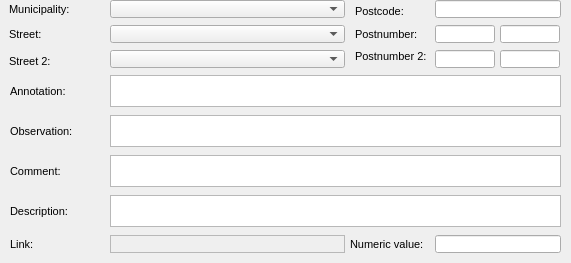
      <widget class="QWidget" name="page_52">
       <property name="geometry">
        <rect>
         <x>0</x>
         <y>0</y>
         <width>571</width>
         <height>263</height>
        </rect>
       </property>
       <attribute name="label">
        <string>Additional information</string>
       </attribute>
       <widget class="QLabel" name="label_streetaxis2_id">
        <property name="geometry">
         <rect>
          <x>9</x>
          <y>50</y>
          <width>83</width>
          <height>22</height>
         </rect>
        </property>
        <property name="font">
         <font>
          <pointsize>8</pointsize>
         </font>
        </property>
        <property name="frameShape">
         <enum>QFrame::NoFrame</enum>
        </property>
        <property name="frameShadow">
         <enum>QFrame::Plain</enum>
        </property>
        <property name="text">
         <string>Street 2:</string>
        </property>
        <property name="textFormat">
         <enum>Qt::AutoText</enum>
        </property>
        <property name="scaledContents">
         <bool>false</bool>
        </property>
        <property name="alignment">
         <set>Qt::AlignLeading|Qt::AlignLeft|Qt::AlignVCenter</set>
        </property>
        <property name="margin">
         <number>3</number>
        </property>
       </widget>
       <widget class="QLabel" name="label_comment">
        <property name="geometry">
         <rect>
          <x>10</x>
          <y>160</y>
          <width>90</width>
          <height>22</height>
         </rect>
        </property>
        <property name="font">
         <font>
          <pointsize>8</pointsize>
         </font>
        </property>
        <property name="frameShape">
         <enum>QFrame::NoFrame</enum>
        </property>
        <property name="frameShadow">
         <enum>QFrame::Plain</enum>
        </property>
        <property name="text">
         <string>Comment:</string>
        </property>
        <property name="textFormat">
         <enum>Qt::AutoText</enum>
        </property>
        <property name="scaledContents">
         <bool>false</bool>
        </property>
        <property name="alignment">
         <set>Qt::AlignLeading|Qt::AlignLeft|Qt::AlignVCenter</set>
        </property>
        <property name="margin">
         <number>3</number>
        </property>
       </widget>
       <widget class="QLabel" name="label_streetaxis_id">
        <property name="geometry">
         <rect>
          <x>9</x>
          <y>23</y>
          <width>99</width>
          <height>22</height>
         </rect>
        </property>
        <property name="font">
         <font>
          <pointsize>8</pointsize>
         </font>
        </property>
        <property name="frameShape">
         <enum>QFrame::NoFrame</enum>
        </property>
        <property name="frameShadow">
         <enum>QFrame::Plain</enum>
        </property>
        <property name="text">
         <string>Street:</string>
        </property>
        <property name="textFormat">
         <enum>Qt::AutoText</enum>
        </property>
        <property name="scaledContents">
         <bool>false</bool>
        </property>
        <property name="alignment">
         <set>Qt::AlignLeading|Qt::AlignLeft|Qt::AlignVCenter</set>
        </property>
        <property name="margin">
         <number>3</number>
        </property>
       </widget>
       <widget class="QLineEdit" name="postcode">
        <property name="geometry">
         <rect>
          <x>435</x>
          <y>0</y>
          <width>126</width>
          <height>18</height>
         </rect>
        </property>
        <property name="font">
         <font>
          <pointsize>8</pointsize>
         </font>
        </property>
        <property name="inputMask">
         <string/>
        </property>
        <property name="text">
         <string/>
        </property>
        <property name="frame">
         <bool>true</bool>
        </property>
       </widget>
       <widget class="QLabel" name="label_postcode">
        <property name="geometry">
         <rect>
          <x>355</x>
          <y>0</y>
          <width>83</width>
          <height>22</height>
         </rect>
        </property>
        <property name="font">
         <font>
          <pointsize>8</pointsize>
         </font>
        </property>
        <property name="frameShape">
         <enum>QFrame::NoFrame</enum>
        </property>
        <property name="frameShadow">
         <enum>QFrame::Plain</enum>
        </property>
        <property name="text">
         <string>Postcode:</string>
        </property>
        <property name="textFormat">
         <enum>Qt::AutoText</enum>
        </property>
        <property name="scaledContents">
         <bool>false</bool>
        </property>
        <property name="alignment">
         <set>Qt::AlignLeading|Qt::AlignLeft|Qt::AlignVCenter</set>
        </property>
        <property name="margin">
         <number>3</number>
        </property>
       </widget>
       <widget class="QLineEdit" name="num_value">
        <property name="geometry">
         <rect>
          <x>435</x>
          <y>235</y>
          <width>126</width>
          <height>18</height>
         </rect>
        </property>
        <property name="echoMode">
         <enum>QLineEdit::Normal</enum>
        </property>
       </widget>
       <widget class="QLineEdit" name="postcomplement">
        <property name="geometry">
         <rect>
          <x>500</x>
          <y>25</y>
          <width>60</width>
          <height>18</height>
         </rect>
        </property>
        <property name="font">
         <font>
          <pointsize>8</pointsize>
         </font>
        </property>
        <property name="inputMask">
         <string/>
        </property>
        <property name="text">
         <string/>
        </property>
        <property name="frame">
         <bool>true</bool>
        </property>
       </widget>
       <widget class="QLabel" name="label_muni_id">
        <property name="geometry">
         <rect>
          <x>9</x>
          <y>-2</y>
          <width>90</width>
          <height>22</height>
         </rect>
        </property>
        <property name="font">
         <font>
          <pointsize>8</pointsize>
         </font>
        </property>
        <property name="frameShape">
         <enum>QFrame::NoFrame</enum>
        </property>
        <property name="frameShadow">
         <enum>QFrame::Plain</enum>
        </property>
        <property name="text">
         <string>Municipality:</string>
        </property>
        <property name="textFormat">
         <enum>Qt::AutoText</enum>
        </property>
        <property name="scaledContents">
         <bool>false</bool>
        </property>
        <property name="alignment">
         <set>Qt::AlignLeading|Qt::AlignLeft|Qt::AlignVCenter</set>
        </property>
        <property name="margin">
         <number>3</number>
        </property>
       </widget>
       <widget class="QComboBox" name="muni_id">
        <property name="geometry">
         <rect>
          <x>110</x>
          <y>0</y>
          <width>235</width>
          <height>18</height>
         </rect>
        </property>
        <property name="font">
         <font>
          <pointsize>8</pointsize>
         </font>
        </property>
       </widget>
       <widget class="QLineEdit" name="postcomplement2">
        <property name="geometry">
         <rect>
          <x>500</x>
          <y>50</y>
          <width>60</width>
          <height>18</height>
         </rect>
        </property>
        <property name="font">
         <font>
          <pointsize>8</pointsize>
         </font>
        </property>
        <property name="inputMask">
         <string/>
        </property>
        <property name="text">
         <string/>
        </property>
        <property name="frame">
         <bool>true</bool>
        </property>
       </widget>
       <widget class="QComboBox" name="streetaxis2_id">
        <property name="geometry">
         <rect>
          <x>110</x>
          <y>50</y>
          <width>235</width>
          <height>18</height>
         </rect>
        </property>
        <property name="font">
         <font>
          <pointsize>8</pointsize>
         </font>
        </property>
       </widget>
       <widget class="QLabel" name="label_postnumber">
        <property name="geometry">
         <rect>
          <x>355</x>
          <y>23</y>
          <width>83</width>
          <height>22</height>
         </rect>
        </property>
        <property name="font">
         <font>
          <pointsize>8</pointsize>
         </font>
        </property>
        <property name="frameShape">
         <enum>QFrame::NoFrame</enum>
        </property>
        <property name="frameShadow">
         <enum>QFrame::Plain</enum>
        </property>
        <property name="text">
         <string>Postnumber:</string>
        </property>
        <property name="textFormat">
         <enum>Qt::AutoText</enum>
        </property>
        <property name="scaledContents">
         <bool>false</bool>
        </property>
        <property name="alignment">
         <set>Qt::AlignLeading|Qt::AlignLeft|Qt::AlignVCenter</set>
        </property>
        <property name="margin">
         <number>3</number>
        </property>
       </widget>
       <widget class="QLabel" name="label_num_value">
        <property name="geometry">
         <rect>
          <x>350</x>
          <y>233</y>
          <width>90</width>
          <height>22</height>
         </rect>
        </property>
        <property name="font">
         <font>
          <pointsize>8</pointsize>
         </font>
        </property>
        <property name="frameShape">
         <enum>QFrame::NoFrame</enum>
        </property>
        <property name="frameShadow">
         <enum>QFrame::Plain</enum>
        </property>
        <property name="text">
         <string>Numeric value:</string>
        </property>
        <property name="textFormat">
         <enum>Qt::AutoText</enum>
        </property>
        <property name="scaledContents">
         <bool>false</bool>
        </property>
        <property name="alignment">
         <set>Qt::AlignLeading|Qt::AlignLeft|Qt::AlignVCenter</set>
        </property>
        <property name="margin">
         <number>3</number>
        </property>
       </widget>
       <widget class="QTextEdit" name="annotation">
        <property name="geometry">
         <rect>
          <x>110</x>
          <y>75</y>
          <width>451</width>
          <height>32</height>
         </rect>
        </property>
        <property name="frameShape">
         <enum>QFrame::StyledPanel</enum>
        </property>
        <property name="frameShadow">
         <enum>QFrame::Raised</enum>
        </property>
       </widget>
       <widget class="QLabel" name="label_link">
        <property name="geometry">
         <rect>
          <x>10</x>
          <y>233</y>
          <width>90</width>
          <height>22</height>
         </rect>
        </property>
        <property name="font">
         <font>
          <pointsize>8</pointsize>
         </font>
        </property>
        <property name="frameShape">
         <enum>QFrame::NoFrame</enum>
        </property>
        <property name="frameShadow">
         <enum>QFrame::Plain</enum>
        </property>
        <property name="text">
         <string>Link:</string>
        </property>
        <property name="textFormat">
         <enum>Qt::AutoText</enum>
        </property>
        <property name="scaledContents">
         <bool>false</bool>
        </property>
        <property name="alignment">
         <set>Qt::AlignLeading|Qt::AlignLeft|Qt::AlignVCenter</set>
        </property>
        <property name="margin">
         <number>3</number>
        </property>
       </widget>
       <widget class="QLabel" name="label_observ">
        <property name="geometry">
         <rect>
          <x>10</x>
          <y>120</y>
          <width>90</width>
          <height>22</height>
         </rect>
        </property>
        <property name="font">
         <font>
          <pointsize>8</pointsize>
         </font>
        </property>
        <property name="frameShape">
         <enum>QFrame::NoFrame</enum>
        </property>
        <property name="frameShadow">
         <enum>QFrame::Plain</enum>
        </property>
        <property name="text">
         <string>Observation:</string>
        </property>
        <property name="textFormat">
         <enum>Qt::AutoText</enum>
        </property>
        <property name="scaledContents">
         <bool>false</bool>
        </property>
        <property name="alignment">
         <set>Qt::AlignLeading|Qt::AlignLeft|Qt::AlignVCenter</set>
        </property>
        <property name="margin">
         <number>3</number>
        </property>
       </widget>
       <widget class="QLabel" name="label_annotation">
        <property name="geometry">
         <rect>
          <x>10</x>
          <y>80</y>
          <width>90</width>
          <height>22</height>
         </rect>
        </property>
        <property name="font">
         <font>
          <pointsize>8</pointsize>
         </font>
        </property>
        <property name="frameShape">
         <enum>QFrame::NoFrame</enum>
        </property>
        <property name="frameShadow">
         <enum>QFrame::Plain</enum>
        </property>
        <property name="text">
         <string>Annotation:</string>
        </property>
        <property name="textFormat">
         <enum>Qt::AutoText</enum>
        </property>
        <property name="scaledContents">
         <bool>false</bool>
        </property>
        <property name="alignment">
         <set>Qt::AlignLeading|Qt::AlignLeft|Qt::AlignVCenter</set>
        </property>
        <property name="margin">
         <number>3</number>
        </property>
       </widget>
       <widget class="QLineEdit" name="postnumber2">
        <property name="geometry">
         <rect>
          <x>435</x>
          <y>50</y>
          <width>60</width>
          <height>18</height>
         </rect>
        </property>
        <property name="font">
         <font>
          <pointsize>8</pointsize>
         </font>
        </property>
        <property name="inputMask">
         <string/>
        </property>
        <property name="text">
         <string/>
        </property>
        <property name="frame">
         <bool>true</bool>
        </property>
       </widget>
       <widget class="QComboBox" name="streetaxis_id">
        <property name="geometry">
         <rect>
          <x>110</x>
          <y>25</y>
          <width>235</width>
          <height>18</height>
         </rect>
        </property>
        <property name="font">
         <font>
          <pointsize>8</pointsize>
         </font>
        </property>
       </widget>
       <widget class="QLineEdit" name="postnumber">
        <property name="geometry">
         <rect>
          <x>435</x>
          <y>25</y>
          <width>60</width>
          <height>18</height>
         </rect>
        </property>
        <property name="font">
         <font>
          <pointsize>8</pointsize>
         </font>
        </property>
        <property name="inputMask">
         <string/>
        </property>
        <property name="text">
         <string/>
        </property>
        <property name="frame">
         <bool>true</bool>
        </property>
       </widget>
       <widget class="QTextEdit" name="observ">
        <property name="geometry">
         <rect>
          <x>110</x>
          <y>115</y>
          <width>451</width>
          <height>32</height>
         </rect>
        </property>
       </widget>
       <widget class="QLabel" name="label_postnumber2">
        <property name="geometry">
         <rect>
          <x>355</x>
          <y>45</y>
          <width>85</width>
          <height>22</height>
         </rect>
        </property>
        <property name="font">
         <font>
          <pointsize>8</pointsize>
         </font>
        </property>
        <property name="frameShape">
         <enum>QFrame::NoFrame</enum>
        </property>
        <property name="frameShadow">
         <enum>QFrame::Plain</enum>
        </property>
        <property name="text">
         <string>Postnumber 2:</string>
        </property>
        <property name="textFormat">
         <enum>Qt::AutoText</enum>
        </property>
        <property name="scaledContents">
         <bool>false</bool>
        </property>
        <property name="alignment">
         <set>Qt::AlignLeading|Qt::AlignLeft|Qt::AlignVCenter</set>
        </property>
        <property name="margin">
         <number>3</number>
        </property>
       </widget>
       <widget class="QLabel" name="label_descript">
        <property name="geometry">
         <rect>
          <x>10</x>
          <y>200</y>
          <width>91</width>
          <height>22</height>
         </rect>
        </property>
        <property name="font">
         <font>
          <pointsize>8</pointsize>
         </font>
        </property>
        <property name="frameShape">
         <enum>QFrame::NoFrame</enum>
        </property>
        <property name="frameShadow">
         <enum>QFrame::Plain</enum>
        </property>
        <property name="text">
         <string>Description:</string>
        </property>
        <property name="textFormat">
         <enum>Qt::AutoText</enum>
        </property>
        <property name="scaledContents">
         <bool>false</bool>
        </property>
        <property name="alignment">
         <set>Qt::AlignLeading|Qt::AlignLeft|Qt::AlignVCenter</set>
        </property>
        <property name="margin">
         <number>3</number>
        </property>
       </widget>
       <widget class="QTextEdit" name="link">
        <property name="enabled">
         <bool>false</bool>
        </property>
        <property name="geometry">
         <rect>
          <x>110</x>
          <y>235</y>
          <width>235</width>
          <height>18</height>
         </rect>
        </property>
        <property name="verticalScrollBarPolicy">
         <enum>Qt::ScrollBarAlwaysOff</enum>
        </property>
        <property name="horizontalScrollBarPolicy">
         <enum>Qt::ScrollBarAlwaysOff</enum>
        </property>
       </widget>
       <widget class="QTextEdit" name="comment">
        <property name="geometry">
         <rect>
          <x>110</x>
          <y>155</y>
          <width>451</width>
          <height>32</height>
         </rect>
        </property>
        <property name="frameShadow">
         <enum>QFrame::Sunken</enum>
        </property>
        <property name="lineWidth">
         <number>1</number>
        </property>
       </widget>
       <widget class="QTextEdit" name="descript">
        <property name="geometry">
         <rect>
          <x>110</x>
          <y>195</y>
          <width>451</width>
          <height>32</height>
         </rect>
        </property>
       </widget>
      </widget>
